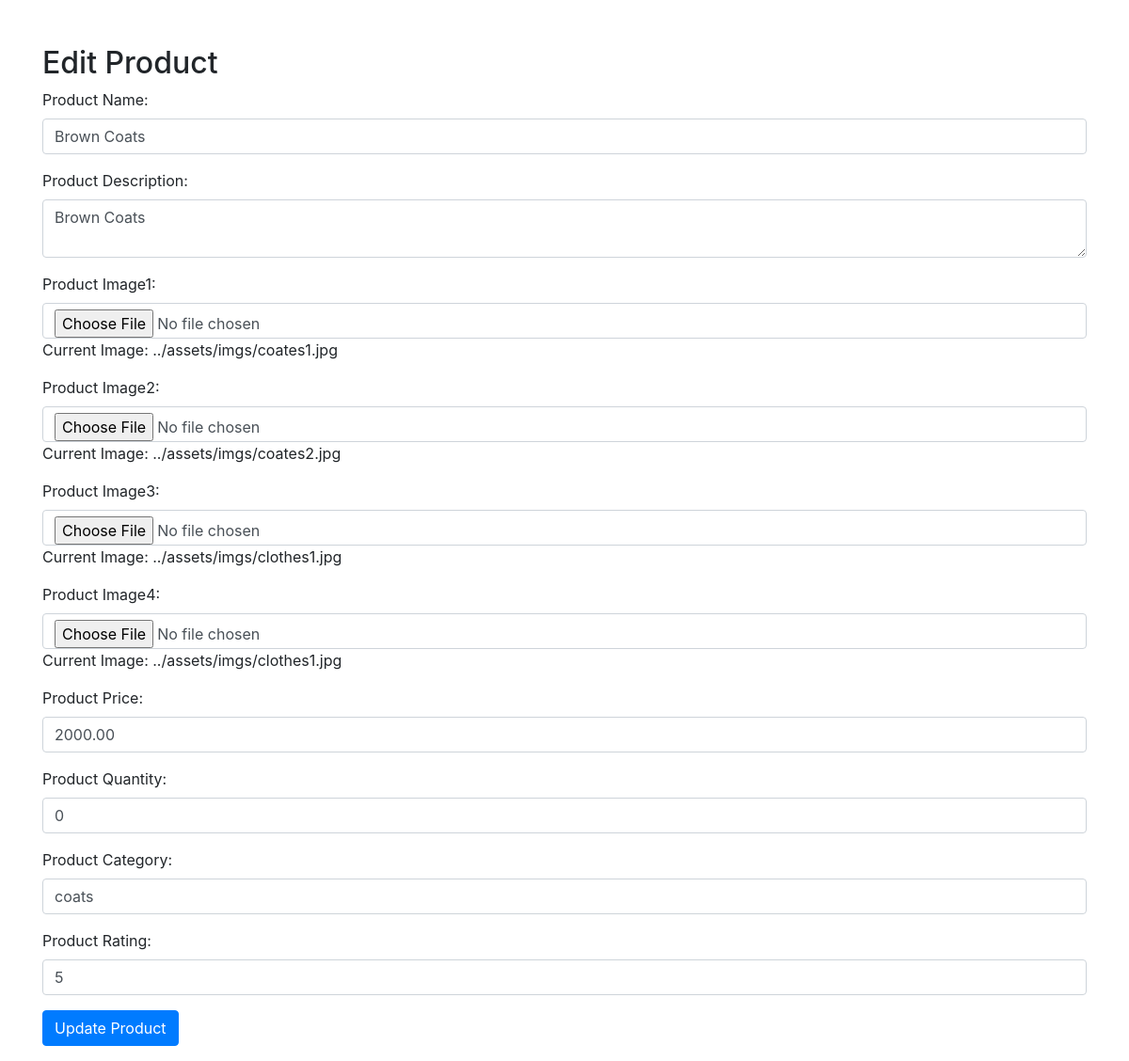
Screenshot of /admin/edit_product.php?id=2 with the database file from the repository.
### tables this page shows
CREATE TABLE `products` (
  `product_id` int(11) NOT NULL,
  `product_name` varchar(255) NOT NULL,
  `product_description` text DEFAULT NULL,
  `product_image1` text NOT NULL,
  `product_image2` text NOT NULL,
  `product_image3` text NOT NULL,
  `product_image4` text NOT NULL,
  `product_price` decimal(10,2) NOT NULL,
  `product_quantity` int(11) NOT NULL,
  `product_category` varchar(255) NOT NULL,
  `category_id` int(11) DEFAULT NULL,
  `created_at` timestamp NOT NULL DEFAULT current_timestamp(),
  `updated_at` timestamp NOT NULL DEFAULT current_timestamp() ON UPDATE current_timestamp(),
  `product_rating` int(11) DEFAULT NULL
);

### admin/edit_product.php (the view, shortened to what this page needs)
<?php
include('config.php');
$product = ['product_name' => '', 'product_description' => '', 'product_image1' => '', 'product_image2' => '', 'product_image3' => '', 'product_image4' => '', 'product_price' => '', 'product_quantity' => '', 'product_category' => '', 'product_rating' => ''];
if (isset($_GET['id'])) {
    $productId = mysqli_real_escape_string($conn, $_GET['id']);
    $query = "SELECT * FROM products WHERE product_id = '$productId'";
    $result = $conn->query($query);
    if ($result) {
        $product = $result->fetch_assoc();
    }
}
?>
<!DOCTYPE html>
<html>
<head>
    <link rel="stylesheet" href="https://maxcdn.bootstrapcdn.com/bootstrap/4.5.2/css/bootstrap.min.css">
</head>
<body>
    <div class="container mt-5">
        <h2>Edit Product</h2>
        <form action="" method="post" enctype="multipart/form-data">
            <div class="form-group">
                <label>Product Name:</label>
                <input type="text" class="form-control" name="product_name" value="<?php echo $product['product_name']; ?>" required>
            </div>
            <div class="form-group">
                <label>Product Description:</label>
                <textarea class="form-control" name="product_description" required><?php echo $product['product_description']; ?></textarea>
            </div>
            <div class="form-group">
                <label>Product Image1:</label>
                <input type="file" class="form-control" name="product_image1">
                <p>Current Image: <?php echo $product['product_image1']; ?></p>
            </div>
            <div class="form-group">
                <label>Product Image2:</label>
                <input type="file" class="form-control" name="product_image2">
                <p>Current Image: <?php echo $product['product_image2']; ?></p>
            </div>
            <div class="form-group">
                <label>Product Image3:</label>
                <input type="file" class="form-control" name="product_image3">
                <p>Current Image: <?php echo $product['product_image3']; ?></p>
            </div>
            <div class="form-group">
                <label>Product Image4:</label>
                <input type="file" class="form-control" name="product_image4">
                <p>Current Image: <?php echo $product['product_image4']; ?></p>
            </div>
            <div class="form-group">
                <label>Product Price:</label>
                <input type="number" step="0.01" class="form-control" name="product_price" value="<?php echo $product['product_price']; ?>" required>
            </div>
            <div class="form-group">
                <label>Product Quantity:</label>
                <input type="number" class="form-control" name="product_quantity" value="<?php echo $product['product_quantity']; ?>" required>
            </div>
            <div class="form-group">
                <label>Product Category:</label>
                <input type="text" class="form-control" name="product_category" value="<?php echo $product['product_category']; ?>" required>
            </div>
            <div class="form-group">
                <label>Product Rating:</label>
                <input type="number" step="0.01" class="form-control" name="product_rating" value="<?php echo $product['product_rating']; ?>" required>
            </div>
            <div class="form-group">
                <input type="submit" class="btn btn-primary" value="Update Product">
            </div>
        </form>
    </div>
</body>
</html>

### rows the page displays
products: product_name "Brown Coats", product_description "Brown Coats", product_image1 "../assets/imgs/coates1.jpg", product_image2 "../assets/imgs/coates2.jpg", product_image3 "../assets/imgs/clothes1.jpg", product_image4 "../assets/imgs/clothes1.jpg", product_price "2000.00", product_quantity "0", product_category "coats", product_rating "5"
